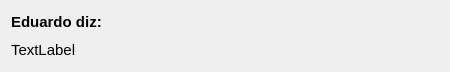
<?xml version="1.0" encoding="UTF-8"?>
<ui version="4.0">
 <class>chatwidget</class>
 <widget class="QWidget" name="chatwidget">
  <property name="geometry">
   <rect>
    <x>0</x>
    <y>0</y>
    <width>450</width>
    <height>72</height>
   </rect>
  </property>
  <property name="sizePolicy">
   <sizepolicy hsizetype="Expanding" vsizetype="Expanding">
    <horstretch>0</horstretch>
    <verstretch>0</verstretch>
   </sizepolicy>
  </property>
  <property name="minimumSize">
   <size>
    <width>450</width>
    <height>70</height>
   </size>
  </property>
  <property name="maximumSize">
   <size>
    <width>1920</width>
    <height>150</height>
   </size>
  </property>
  <property name="windowTitle">
   <string>Form</string>
  </property>
  <layout class="QVBoxLayout" name="verticalLayout_2">
   <item>
    <layout class="QHBoxLayout" name="horizontalLayout_2">
     <property name="sizeConstraint">
      <enum>QLayout::SetDefaultConstraint</enum>
     </property>
     <item>
      <layout class="QVBoxLayout" name="verticalLayout">
       <item>
        <layout class="QHBoxLayout" name="horizontalLayout">
         <item>
          <widget class="QLabel" name="nome">
           <property name="font">
            <font>
             <family>Arial</family>
             <pointsize>11</pointsize>
             <weight>75</weight>
             <bold>true</bold>
            </font>
           </property>
           <property name="text">
            <string>Eduardo diz:</string>
           </property>
          </widget>
         </item>
         <item>
          <widget class="QLabel" name="hora">
           <property name="minimumSize">
            <size>
             <width>0</width>
             <height>0</height>
            </size>
           </property>
           <property name="maximumSize">
            <size>
             <width>16777215</width>
             <height>16777215</height>
            </size>
           </property>
           <property name="font">
            <font>
             <pointsize>9</pointsize>
            </font>
           </property>
           <property name="text">
            <string/>
           </property>
           <property name="scaledContents">
            <bool>false</bool>
           </property>
           <property name="alignment">
            <set>Qt::AlignLeading|Qt::AlignLeft|Qt::AlignVCenter</set>
           </property>
          </widget>
         </item>
         <item>
          <spacer name="horizontalSpacer">
           <property name="orientation">
            <enum>Qt::Horizontal</enum>
           </property>
           <property name="sizeHint" stdset="0">
            <size>
             <width>40</width>
             <height>20</height>
            </size>
           </property>
          </spacer>
         </item>
        </layout>
       </item>
       <item>
        <layout class="QHBoxLayout" name="horizontalLayout_6">
         <item>
          <widget class="QLabel" name="mensagem">
           <property name="sizePolicy">
            <sizepolicy hsizetype="Maximum" vsizetype="Minimum">
             <horstretch>0</horstretch>
             <verstretch>0</verstretch>
            </sizepolicy>
           </property>
           <property name="maximumSize">
            <size>
             <width>1000</width>
             <height>200</height>
            </size>
           </property>
           <property name="font">
            <font>
             <family>Tahoma</family>
             <pointsize>11</pointsize>
            </font>
           </property>
           <property name="inputMethodHints">
            <set>Qt::ImhNone</set>
           </property>
           <property name="text">
            <string>TextLabel</string>
           </property>
           <property name="textFormat">
            <enum>Qt::AutoText</enum>
           </property>
           <property name="scaledContents">
            <bool>true</bool>
           </property>
           <property name="wordWrap">
            <bool>true</bool>
           </property>
           <property name="margin">
            <number>7</number>
           </property>
          </widget>
         </item>
         <item>
          <spacer name="horizontalSpacer_2">
           <property name="orientation">
            <enum>Qt::Horizontal</enum>
           </property>
           <property name="sizeHint" stdset="0">
            <size>
             <width>40</width>
             <height>20</height>
            </size>
           </property>
          </spacer>
         </item>
        </layout>
       </item>
      </layout>
     </item>
    </layout>
   </item>
  </layout>
 </widget>
 <resources/>
 <connections/>
</ui>
